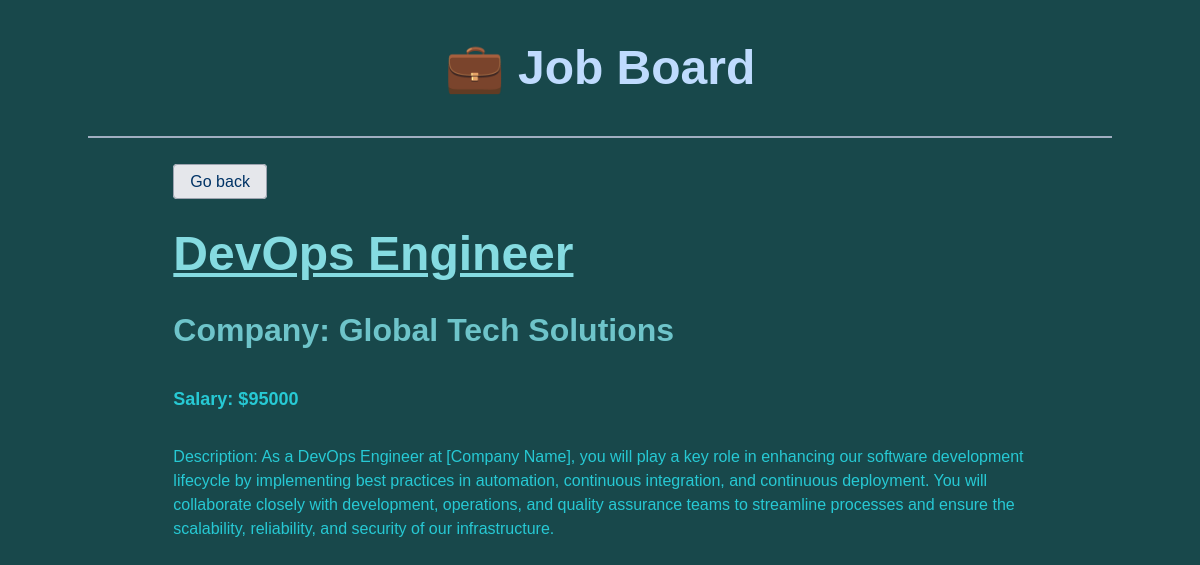
Page /jobs/5/ on the committed database.
### job_board/models.py (models this page shows, shortened)
class JobPosting(models.Model):
    title = models.CharField(max_length=100)
    description = models.TextField()
    company = models.CharField(max_length=100)
    salary = models.IntegerField()
    location = models.CharField(max_length=100)
    is_active = models.BooleanField(default=True)

### job_board/views.py (the view)
# urls.py: path('jobs/<int:pk>/', job_details, name='job_details'),
def job_details(request, pk):
    job_posting = get_object_or_404(JobPosting, pk=pk, is_active=True)
    context = {'posting': job_posting}
    return render(request, 'job_board/detail.html', context)

### job_board/templates/job_board/detail.html
{% extends 'job_board/_base.html' %}
{% block content %}
<div class="w-10/12 mx-auto">
<p class="pb-6"> <a href="{% url 'home' %}" class="border border-gray-400 rounded px-4 py-2 hover: bg-gray-200">Go back</a></p>
<h1 style="font-size: 3rem; font-weight: 600; padding-bottom: 1rem; text-decoration: underline; text-decoration-offset: 8px; color: #85dbe1">{{ posting.title }}</h1>
<p style="padding-bottom: 2rem; font-size: 2rem; font-weight: 600; color: #6ec4ca;">Company: {{posting.company}}</p>
<p style="padding-bottom: 2rem; font-size: large; font-weight: 600; color: #27c9d4;">Salary: ${{ posting.salary }}</p>
<p style="color: #27c9d4;">Description: {{posting.description}}</p>
</div>
{% endblock content %}

### job_board/templates/job_board/_base.html (style rules this page uses)
body { background-color: #18484b; font-family: Arial, sans-serif; color: #003366; }
h1 { font-size: 3rem; font-weight: bold; color: #1a202c; }

### rows in the picture
JobPosting: title "DevOps Engineer", company "Global Tech Solutions", salary "95000", description "As a DevOps Engineer at [Company Name], you will play a key role in enhancing our software development lifecycle by implementing best practices in automation, continuous integration, and continuous deployment. You will collaborate closely with development, operations, and quality assurance teams to streamline processes and ensure the scalability, reliability, and security of our infrastructure."
